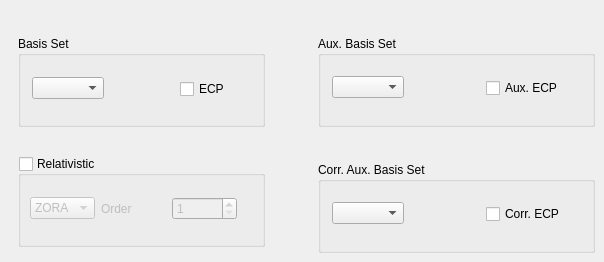
       <widget class="QWidget" name="basisSetPage">
        <widget class="QGroupBox" name="basisBasisGroup">
         <property name="geometry">
          <rect>
           <x>18</x>
           <y>36</y>
           <width>247</width>
           <height>91</height>
          </rect>
         </property>
         <property name="title">
          <string>Basis Set</string>
         </property>
         <widget class="QComboBox" name="basisBasisSetCombo">
          <property name="geometry">
           <rect>
            <x>14</x>
            <y>41</y>
            <width>93</width>
            <height>25</height>
           </rect>
          </property>
          <property name="sizeAdjustPolicy">
           <enum>QComboBox::AdjustToContents</enum>
          </property>
         </widget>
         <widget class="QCheckBox" name="basisECPCheck">
          <property name="geometry">
           <rect>
            <x>162</x>
            <y>41</y>
            <width>56</width>
            <height>24</height>
           </rect>
          </property>
          <property name="text">
           <string>ECP</string>
          </property>
         </widget>
        </widget>
        <widget class="QGroupBox" name="basisAuxBasisGroup">
         <property name="geometry">
          <rect>
           <x>318</x>
           <y>36</y>
           <width>277</width>
           <height>91</height>
          </rect>
         </property>
         <property name="title">
          <string>Aux. Basis Set</string>
         </property>
         <widget class="QComboBox" name="basisAuxBasisSetCombo">
          <property name="geometry">
           <rect>
            <x>14</x>
            <y>40</y>
            <width>93</width>
            <height>25</height>
           </rect>
          </property>
          <property name="sizeAdjustPolicy">
           <enum>QComboBox::AdjustToContents</enum>
          </property>
         </widget>
         <widget class="QCheckBox" name="basisAuxECPCheck">
          <property name="geometry">
           <rect>
            <x>168</x>
            <y>40</y>
            <width>97</width>
            <height>24</height>
           </rect>
          </property>
          <property name="text">
           <string>Aux. ECP</string>
          </property>
         </widget>
        </widget>
        <widget class="QGroupBox" name="basisRelativisticGroup">
         <property name="geometry">
          <rect>
           <x>18</x>
           <y>156</y>
           <width>247</width>
           <height>91</height>
          </rect>
         </property>
         <property name="title">
          <string>Relativistic</string>
         </property>
         <property name="checkable">
          <bool>true</bool>
         </property>
         <property name="checked">
          <bool>false</bool>
         </property>
         <widget class="QWidget" name="layoutWidget">
          <property name="geometry">
           <rect>
            <x>12</x>
            <y>36</y>
            <width>207</width>
            <height>33</height>
           </rect>
          </property>
          <layout class="QHBoxLayout" name="horizontalLayout_12">
           <item>
            <widget class="QComboBox" name="basisRelativisticCombo">
             <item>
              <property name="text">
               <string>ZORA</string>
              </property>
             </item>
             <item>
              <property name="text">
               <string>IORA</string>
              </property>
             </item>
             <item>
              <property name="text">
               <string>DKH</string>
              </property>
             </item>
            </widget>
           </item>
           <item>
            <widget class="QLabel" name="basisDKHLabel">
             <property name="text">
              <string>Order</string>
             </property>
            </widget>
           </item>
           <item>
            <widget class="QSpinBox" name="basisDKHSpin">
             <property name="minimum">
              <number>1</number>
             </property>
             <property name="maximum">
              <number>5</number>
             </property>
            </widget>
           </item>
          </layout>
         </widget>
        </widget>
        <widget class="QGroupBox" name="basisAuxCorrBasisGroup">
         <property name="geometry">
          <rect>
           <x>318</x>
           <y>162</y>
           <width>277</width>
           <height>91</height>
          </rect>
         </property>
         <property name="title">
          <string>Corr. Aux. Basis Set</string>
         </property>
         <widget class="QComboBox" name="basisAuxCorrBasisSetCombo">
          <property name="geometry">
           <rect>
            <x>14</x>
            <y>40</y>
            <width>93</width>
            <height>25</height>
           </rect>
          </property>
          <property name="sizeAdjustPolicy">
           <enum>QComboBox::AdjustToContents</enum>
          </property>
         </widget>
         <widget class="QCheckBox" name="basisAuxCorrECPCheck">
          <property name="geometry">
           <rect>
            <x>168</x>
            <y>40</y>
            <width>100</width>
            <height>24</height>
           </rect>
          </property>
          <property name="text">
           <string>Corr. ECP</string>
          </property>
         </widget>
        </widget>
       </widget>
